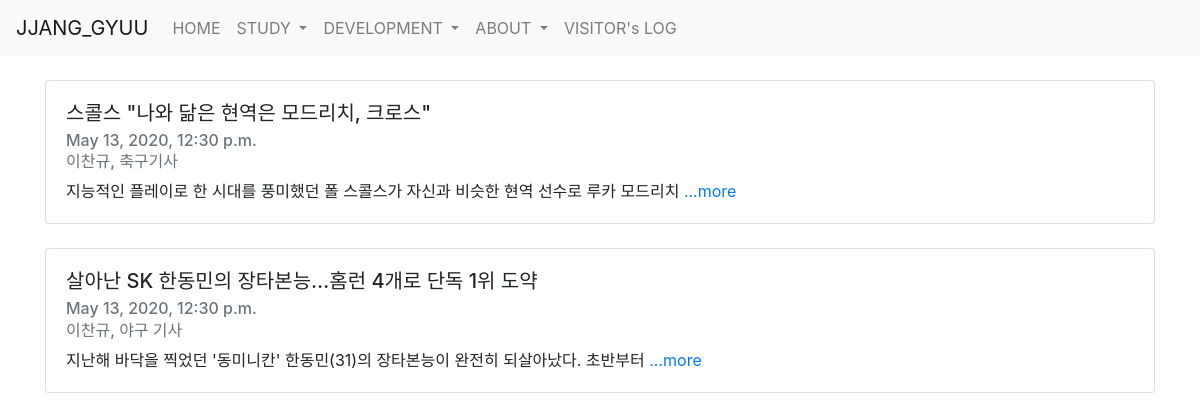
The page / on the database its author committed.
### myapp/models.py (models this page shows, shortened)
class Blog(models.Model):
    objects = models.Manager() # solution for "class has no objects member error"
    writer = models.CharField(null=True, max_length = 50)
    title = models.CharField(max_length = 200)
    pub_date = models.DateTimeField('date published')
    body = models.TextField()
    category = models.CharField(null=True, max_length = 50, help_text='friend, family')
    def summary(self):
        return self.body[:50]

### myapp/views.py (the view)
# urls.py: path('', myapp.views.home, name="home"),
def home(request):
    blogs = Blog.objects
    return render(request, 'home.html', {'blogs' : blogs})

### myapp/templates/home.html (shortened to what this page needs)
{% extends 'base.html' %}
    {% block contents %}
    <br>
    {% for blog in blogs.all %}
    <div class="container">
        <div class="card">
            <div class="card-body">
                <h5 class="card-title">
                    {{ blog.title }}
                </h5>
                <h6 class="card-subtitle mb-2 text-muted">
                    {{ blog.pub_date }}
                </h6>
                <h6 class="card-subtitle mb-2 text-muted">
                    {{ blog.writer }},      {{ blog.category }}
                </h6>
                <p class="card-text">{{ blog.summary }}
                    <a href="{% url 'detail' blog.id %}" class="card-link">...more</a>
                </p>
            </div>
        </div>
    </div>
    <br>
    {% endfor %}
    <br> <br>
    {% endblock %}

### myproject/templates/base.html (shortened to what this page needs)
<!DOCTYPE html>
<html lang="en">
<head>
    <nav class="navbar navbar-expand-lg navbar-light bg-light">
        <a class="navbar-brand" href="{% url 'home' %}">JJANG_GYUU</a>
        <div class="collapse navbar-collapse" id="navbarNavDropdown">
          <ul class="navbar-nav">
            <li class="nav-item">
                <a class="nav-link" href="{% url 'home' %}">HOME</a>
            </li>
            <li class="nav-item dropdown">
              <a class="nav-link dropdown-toggle" href="#" id="navbarDropdownMenuLink" role="button" data-toggle="dropdown" aria-haspopup="true" aria-expanded="false">
                STUDY
              </a>
              <li class="nav-item dropdown">
                <a class="nav-link dropdown-toggle" href="#" id="navbarDropdownMenuLink" role="button" data-toggle="dropdown" aria-haspopup="true" aria-expanded="false">
                  DEVELOPMENT
                </a>
              </li>
              <li class="nav-item dropdown">
                <a class="nav-link dropdown-toggle" href="#" id="navbarDropdownMenuLink" role="button" data-toggle="dropdown" aria-haspopup="true" aria-expanded="false">
                  ABOUT
                </a>
              </li>
              <li class="nav-item">
                <a class="nav-link" href="{% url 'new' %}"> VISITOR's LOG </a>
              </li>
            </li>
          </ul>
        </div>
      </nav>
     <link rel = "stylesheet" href="https://stackpath.bootstrapcdn.com/bootstrap/4.4.1/css/bootstrap.min.css">
</head>
<body>
    {% block contents %}
    {% endblock %}
</body>
</html>

### rows shown on the page
Blog: title "스콜스 \"나와 닮은 현역은 모드리치, 크로스\"", pub_date "May 13, 2020, 12:30 p.m.", writer "이찬규", category "축구기사", summary "지능적인 플레이로 한 시대를 풍미했던 폴 스콜스가 자신과 비슷한 현역 선수로 루카 모드리치"
Blog: title "살아난 SK 한동민의 장타본능…홈런 4개로 단독 1위 도약", pub_date "May 13, 2020, 12:30 p.m.", writer "이찬규", category "야구 기사", summary "지난해 바닥을 찍었던 '동미니칸' 한동민(31)의 장타본능이 완전히 되살아났다. 초반부터"
